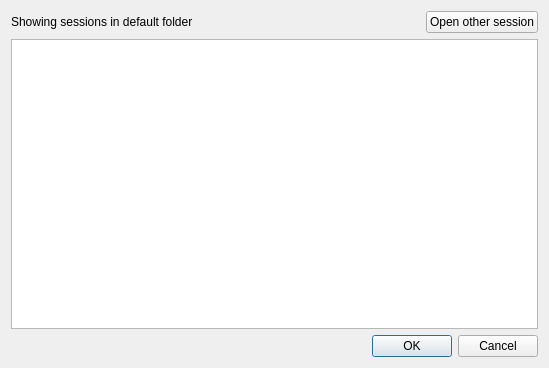
<?xml version="1.0" encoding="UTF-8"?>
<ui version="4.0">
 <class>Dialog</class>
 <widget class="QDialog" name="Dialog">
  <property name="geometry">
   <rect>
    <x>0</x>
    <y>0</y>
    <width>549</width>
    <height>368</height>
   </rect>
  </property>
  <property name="windowTitle">
   <string>Dialog</string>
  </property>
  <layout class="QVBoxLayout" name="verticalLayout">
   <item>
    <layout class="QVBoxLayout" name="verticalLayout_2">
     <item>
      <layout class="QHBoxLayout" name="horizontalLayout">
       <property name="topMargin">
        <number>0</number>
       </property>
       <item>
        <widget class="QLabel" name="label">
         <property name="text">
          <string>Showing sessions in default folder</string>
         </property>
        </widget>
       </item>
       <item>
        <spacer name="horizontalSpacer">
         <property name="orientation">
          <enum>Qt::Horizontal</enum>
         </property>
         <property name="sizeHint" stdset="0">
          <size>
           <width>40</width>
           <height>20</height>
          </size>
         </property>
        </spacer>
       </item>
       <item>
        <widget class="QPushButton" name="pushButton_openother">
         <property name="text">
          <string>Open other session</string>
         </property>
        </widget>
       </item>
      </layout>
     </item>
     <item>
      <widget class="QListWidget" name="listWidget_paths">
       <property name="showDropIndicator" stdset="0">
        <bool>false</bool>
       </property>
       <property name="selectionBehavior">
        <enum>QAbstractItemView::SelectRows</enum>
       </property>
      </widget>
     </item>
    </layout>
   </item>
   <item>
    <widget class="QDialogButtonBox" name="buttonBox">
     <property name="orientation">
      <enum>Qt::Horizontal</enum>
     </property>
     <property name="standardButtons">
      <set>QDialogButtonBox::Cancel|QDialogButtonBox::Ok</set>
     </property>
    </widget>
   </item>
  </layout>
 </widget>
 <resources/>
 <connections>
  <connection>
   <sender>buttonBox</sender>
   <signal>accepted()</signal>
   <receiver>Dialog</receiver>
   <slot>accept()</slot>
   <hints>
    <hint type="sourcelabel">
     <x>248</x>
     <y>254</y>
    </hint>
    <hint type="destinationlabel">
     <x>157</x>
     <y>274</y>
    </hint>
   </hints>
  </connection>
  <connection>
   <sender>buttonBox</sender>
   <signal>rejected()</signal>
   <receiver>Dialog</receiver>
   <slot>reject()</slot>
   <hints>
    <hint type="sourcelabel">
     <x>316</x>
     <y>260</y>
    </hint>
    <hint type="destinationlabel">
     <x>286</x>
     <y>274</y>
    </hint>
   </hints>
  </connection>
 </connections>
</ui>
